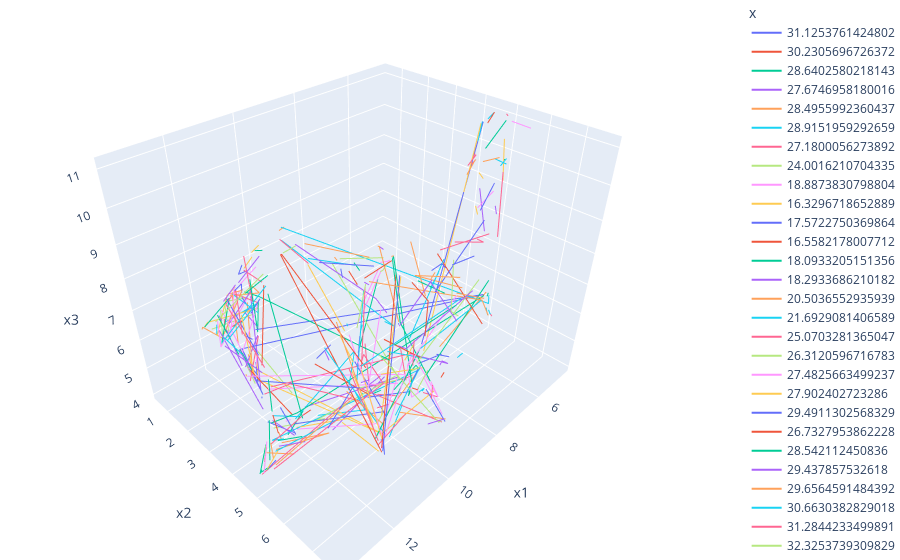

Notebook code cell kept with this figure:
### Code cell
fig = px.scatter_3d(df, x='x1', y='x2', z='x3',
              color='x', opacity=0.9)

fig.update_traces(marker_size=2)

# tight layout
fig.update_layout(margin=dict(l=0, r=0, b=0, t=0))
fig.show()
